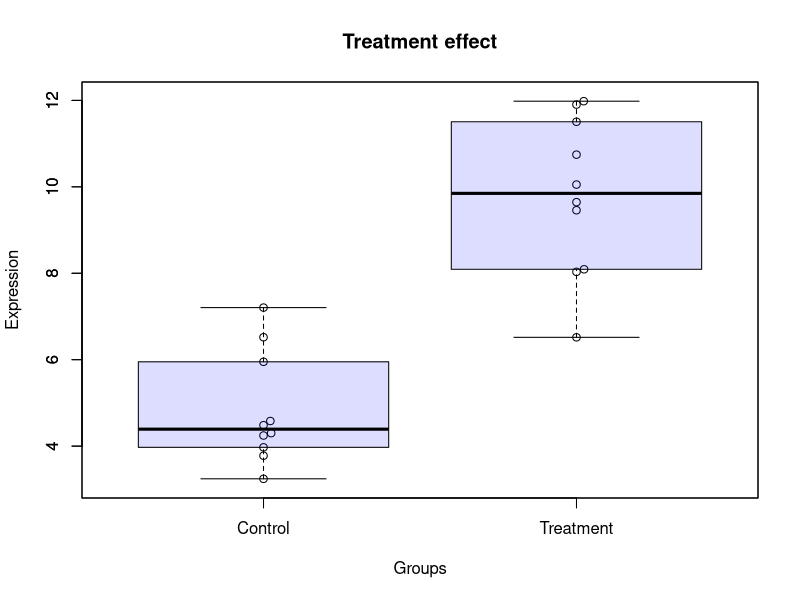

Write R code to recreate this figure.
## ---- chunk 1
# source ( "https://raw.githubusercontent.com/alexsanchezpla/usefulFunctions/master/boxplotWithDots.R")
boxplotWithDots <- function (myExpres, lev, aTitle, groupLabels, addBoxplot=TRUE)
{
  beeswarm(myExpres~lev, 
           ylab="Expression", xlab="Groups",
           main=aTitle,
           labels=groupLabels)  
  if(addBoxplot)
    boxplot(myExpres~lev, add = T, names = c("",""), col="#0000ff22")
  # Segons un post de: https://www.r-statistics.com/2011/03/beeswarm-boxplot-and-plotting-it-with-r/
}
## ---- chunk 2
require (beeswarm)
expres <-c (rnorm (10,5,2), rnorm (10,10,2))
trado <- as.factor (c (rep ( "CT", 10), rep ( "TR", 10)))
titulo <- "Treatment effect"
groupLab <- c ( "Control", "Treatment")
boxplotWithDots (myExpres = expres, lev = trado, aTitle = titulo, groupLabels = groupLab)
